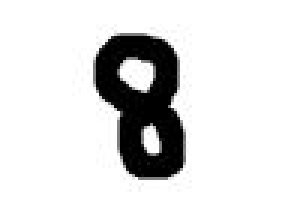
#> input picture image.JPG, 96 x 72 px (shown 3 times larger)
$ python test.py image.JPG   (older library calls are emulated)
#> lines starting #> are read from the running program, lines starting #| are printed output that depends on the picture
from PIL import Image, ImageFilter
import csv
def imageprepare(argv):
    """
    This function returns the pixel values.
    The imput is a png file location.
    """
#> called with argv = './image.JPG'
    im = Image.open(argv).convert('L')

    width = float(im.size[0])
#> width = 96
    height = float(im.size[1])
#> height = 72
    newImage = Image.new('L', (28, 28), (255))  # creates white canvas of 28x28 pixels
#> newImage: PIL image 28x28 L; every value is 255

    if width > height:  # check which dimension is bigger


        # Width is bigger. Width becomes 20 pixels.
        nheight = int(round((20.0 / width * height), 0))  # resize height according to ratio width
#> nheight = 15
        if (nheight == 0):  # rare case but minimum is 1 pixel
            nheight = 1
            # resize and sharpen
        img = im.resize((20, nheight), Image.ANTIALIAS).filter(ImageFilter.SHARPEN)
        wtop = int(round(((28 - nheight) / 2), 0))  # calculate horizontal position
#> wtop = 6
        newImage.paste(img, (4, wtop))  # paste resized image on white canvas
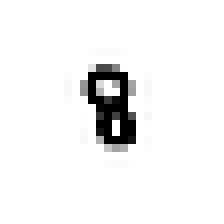
#> newImage: PIL image 28x28 L (shown 8 times larger); min 0, max 255, mean 242.1
    else:
        # Height is bigger. Heigth becomes 20 pixels.
        nwidth = int(round((20.0 / height * width), 0))  # resize width according to ratio height
        if (nwidth == 0):  # rare case but minimum is 1 pixel
            nwidth = 1
            # resize and sharpen
        img = im.resize((nwidth, 20), Image.ANTIALIAS).filter(ImageFilter.SHARPEN)
        wleft = int(round(((28 - nwidth) / 2), 0))  # caculate vertical pozition
        newImage.paste(img, (wleft, 4))  # paste resized image on white canvas

    # newImage.save("sample.png

    tv = list(newImage.getdata())  # get pixel values
#> tv = 784 values, max 255 at index 0, min 0 at index 263, mean 242.1

    # normalize pixels to 0 and 1. 0 is pure white, 1 is pure black.
    tva = [(255 - x) * 1.0 / 255.0 for x in tv]
#> tva = 784 values, max 1 at index 263, min 0 at index 0, mean 0.0507
    print(tva)
#> (printed output is left out)
    return tva

x=list(imageprepare('./image.JPG'))#file path here
#> x has the same summary as tva in imageprepare

with open('filename.csv', 'w') as myfile:
    wr = csv.writer(myfile, quoting=csv.QUOTE_ALL)
    wr.writerow(x)
print(len(x))# mnist IMAGES are 28x28=784 pixels
#| 784
